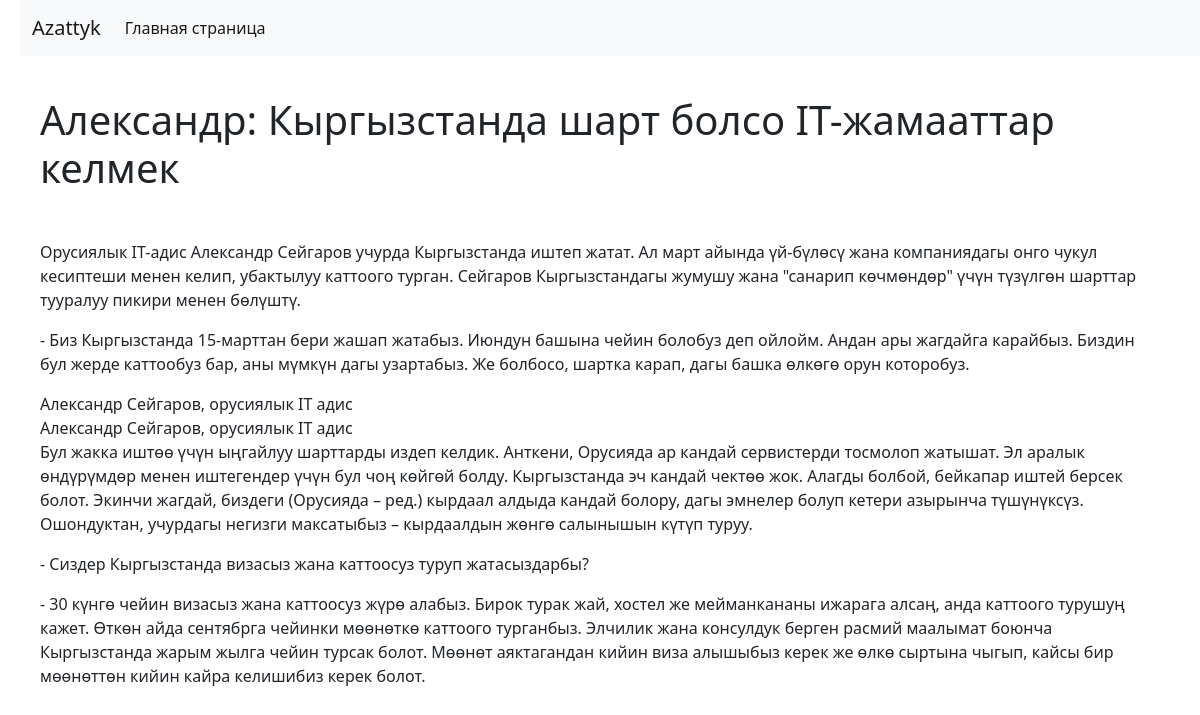
Page /post/aleksandr-kyrgyzstanda-shart-bolso-it-zhamaattar-k/ on the committed database.
### news/models.py (models this page shows, shortened)
class News(models.Model):
    category = models.ForeignKey(Category, on_delete=models.SET_NULL, null=True)
    title = models.CharField(max_length=255)
    image = models.ImageField(upload_to="media/", blank=True, null=True)
    description = models.TextField()
    url=models.SlugField(null=True,unique=True,db_index=True,verbose_name='URL')
    class Meta:
        verbose_name_plural = "Новости"

### news/views.py (the view)
# urls.py: path('post/<slug:post_slug>/', show_post,name ='post'),
def show_post(request,post_slug):
    post=get_object_or_404(News,url=post_slug)
    context={'post':post,'title':post.title,'cat':post_slug}
    return render(request, 'home.html',context=context)

### templates/home.html (shortened to what this page needs)
{% extends 'base.html'%}
{% block div %}
<h1>{{post.title}}</h1>
<p>{{post.description|linebreaks}}</p>
{% endblock %}

### templates/base.html (shortened to what this page needs)
<!doctype html>
<html lang="en">
  <head>
    <link href="https://cdn.jsdelivr.net/npm/bootstrap@5.1.3/dist/css/bootstrap.min.css" rel="stylesheet">
  </head>
  <body>
<div class="con" style="margin-left: 20px;">
<nav class="navbar navbar-expand-lg navbar-light bg-light ">
    <div class="container-fluid">
      <a class="navbar-brand" href="{% url 'news' %}">Azattyk</a>
      <div class="collapse navbar-collapse" id="navbarNav">
        <ul class="navbar-nav">
          <li class="nav-item">
            <a class="nav-link active" aria-current="page" href="{% url 'news' %}">Главная страница</a>
          </li>
        </ul>
      </div>
    </div>
  </nav>
</div>
  <div style="padding: 40px;">{% block div %} {% endblock %}</div>
  </body>
</html>

### rows in the picture
News: title "Александр: Кыргызстанда шарт болсо IT-жамааттар келмек", description "Орусиялык IT-адис Александр Сейгаров учурда Кыргызстанда иштеп жатат. Ал март айында үй-бүлөсү жана компаниядагы онго чукул кесиптеши менен келип, убактылуу каттоого турган. Сейгаров Кыргызстандагы жумушу жана \"санарип көчмөндөр\" үчүн түзүлгөн шарттар тууралуу пикири менен бөлүштү. - Биз Кыргызстанда 15-марттан бери жашап жатабыз. Июндун башына чейин болобуз деп ойлойм. Андан ары жагдайга карайбыз. Биздин бул жерде каттообуз бар, аны мүмкүн дагы узартабыз. Же болбосо, шартка карап, дагы башка өлкөгө орун которобуз. Александр Сейгаров, орусиялык IT адис Александр Сейгаров, орусиялык IT адис Бул жакка иштөө үчүн ыңгайлуу шарттарды издеп келдик. Анткени, Орусияда ар кандай сервистерди тосмолоп…"
